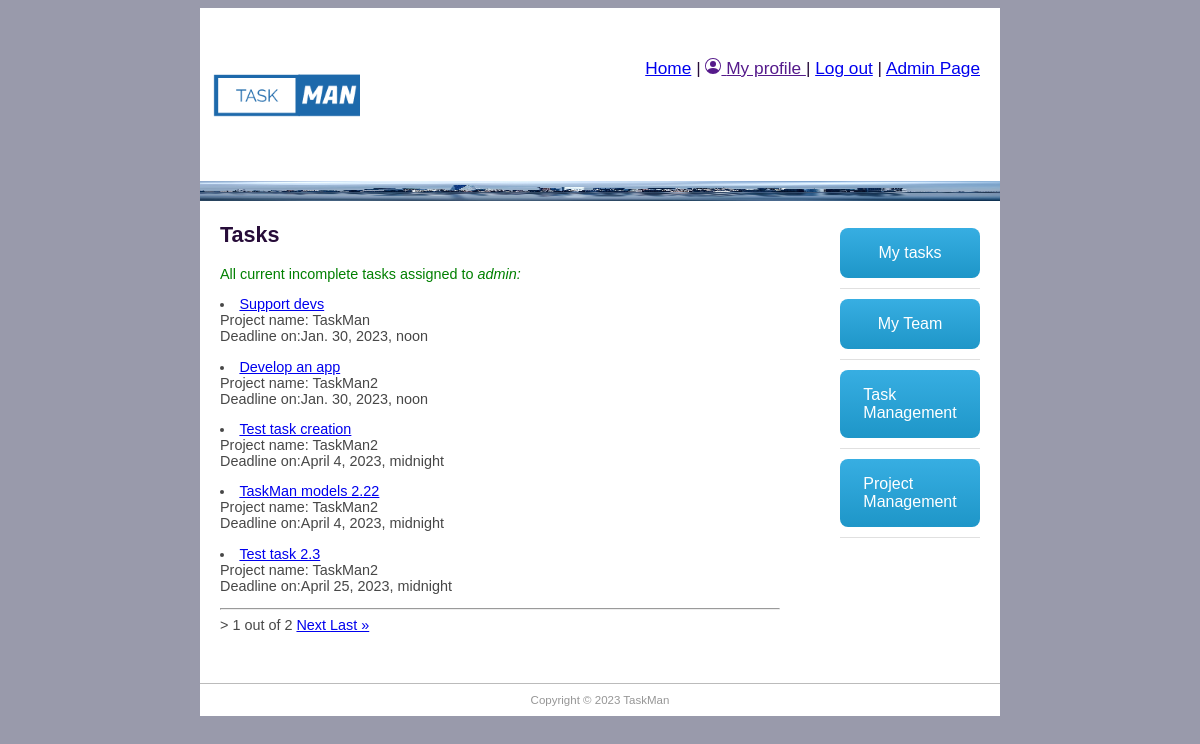
Page /taskman/tasks/ (signed in) on the earlier database version.
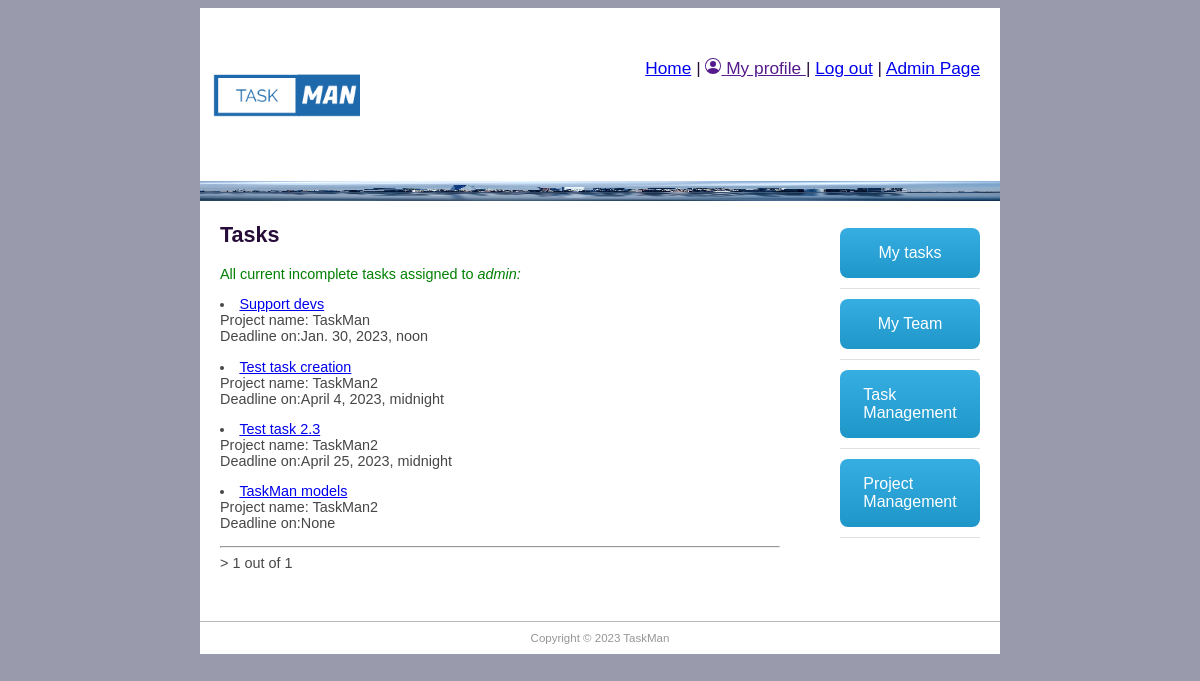
Same page on the later database version.
### taskman/models.py (models this page shows, shortened)
class TaskInstance(models.Model):
    project_id = models.ForeignKey('Project', help_text='Assign to a task', on_delete=models.SET_NULL, null=True, blank=True)
    job_title = models.CharField('Task title', max_length=200, help_text='Enter Task role', null=True, blank=True)
    description = models.TextField('Description', max_length=2000, help_text='Enter task description', null=True, blank=True)
    enddate = models.DateTimeField('Requested finish date', null=True, blank=True)
    completed_on = models.BooleanField('Completed', default=False)
    assign_employees = models.ForeignKey(Employee, help_text='Select employees to task', on_delete=models.CASCADE)

class Project(models.Model):
    title = models.CharField('Project title', max_length=100, help_text='Enter project title')
    description = models.TextField('Description', max_length=2000, help_text='Enter project description')
    group_id = models.ForeignKey(Group, help_text='Assign to a team', blank=True, on_delete=models.SET_NULL, null=True)
    employee_req = models.IntegerField('Number of employees expected', default=0)
    enddate = models.DateTimeField('Requested finish date', null=True, blank=True)
    created_on = models.DateTimeField(editable=False, auto_now_add=True)
    updated_on = models.DateTimeField(editable=False, auto_now_add=True)
    completed_on = models.BooleanField('Completed', default=False)

### taskman/views.py (the view)
# urls.py: path('tasks/', views.TaskListView.as_view(), name='tasks_name'),
class TaskListView(LoginRequiredMixin, generic.ListView):
    model = TaskInstance
    paginate_by = 5
    template_name = 'my_task_list.html'
    def get_context_data(self, **kwargs):
        context = super().get_context_data(**kwargs)
        current_employee = Employee.objects.get(user=self.request.user)
        context['current_employee'] = current_employee
        context['has_assigned_tasks'] = self.get_queryset().filter(assign_employees__user=self.request.user).exists()
        return context
    def get_queryset(self):
        return TaskInstance.objects.filter(assign_employees__user=self.request.user).filter(
            project_id__completed_on=False) \
            .filter(completed_on=False)

### taskman/templates/my_task_list.html (shortened to what this page needs)
{% extends "base.html" %}
{% block content %}
<h1>Tasks</h1>
<p style="color:green">All current incomplete tasks assigned to <em>{{current_employee.user}}:</em> </p>
{% for tasks_obj in taskinstance_list %}
<li> <a href="{{tasks_obj.id}}">{{tasks_obj.job_title}}</a> <br>Project name: {{tasks_obj.project_id.title}} <br> Deadline on:{{tasks_obj.enddate}} </li>
{% endfor %}
<hr>
<div class="pagination"><span class="step-links">>
        <span class="current">
            {{ page_obj.number }} out of {{ page_obj.paginator.num_pages }}</span>
        {% if page_obj.has_next %}
            <a href="?page={{ page_obj.next_page_number }}"> Next </a><a href="?page={{ page_obj.paginator.num_pages }}"> Last &raquo;</a>
        {% endif %}
    </span></div>
{% endblock %}

Differences in the rows shown:
no longer on this page (row edited): TaskInstance: job_title "Develop an app", project_id "TaskMan2", enddate "Jan. 30, 2023, noon"
no longer on this page (row edited): TaskInstance: job_title "TaskMan models 2.22", project_id "TaskMan2", enddate "April 4, 2023, midnight"
now on this page (row unchanged): TaskInstance: job_title "TaskMan models", project_id "TaskMan2", enddate "None"
Other differences:
{{ page_obj.paginator.num_pages }}: "2" → "1"
text no longer shown: "Next Last »"
